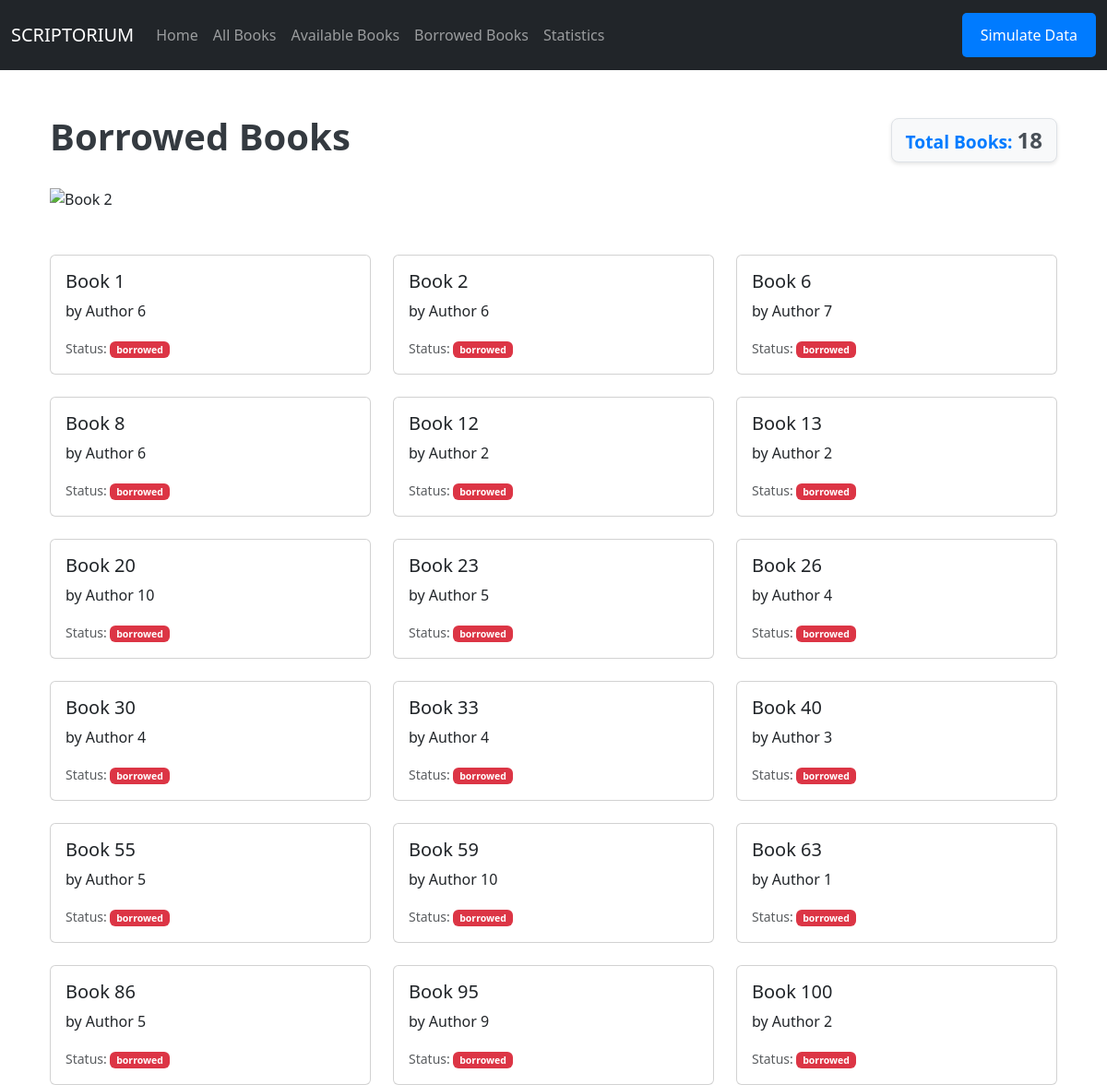
The page /books/borrowed on the database its author committed.
### app/models.py (models this page shows)
class Book(db.Model):
    id = db.Column(db.Integer, primary_key=True)
    title = db.Column(db.String(100), nullable=False)
    author = db.Column(db.String(100), nullable=False)
    published_date = db.Column(db.String(10), nullable=False)
    status = db.Column(db.String(10), default="available")
    pages = db.Column(db.Integer, nullable=False)
    goodread_rating = db.Column(db.Float, nullable=False)
    loans = db.relationship('Loan', back_populates='book')

### app/routes.py (the view)
@main.route('/books/borrowed')
def borrowed_books():
    books = Book.query.filter_by(status="borrowed").all()
    total_borrowed = len(books)
    return render_template('books.html', books=books, title="Borrowed Books", total=total_borrowed)

### app/templates/books.html (shortened to what this page needs)
{% extends 'base.html' %}
{% block content %}
<div class="container mt-5">
    <div class="d-flex justify-content-between align-items-center">
        <h1>{{ title if title else 'All Books' }}</h1>
        <div class="total-section">
            <span class="total-label">Total Books: </span>
            <span class="total-count">{{ total }}</span>
        </div>
    </div>
    <div id="bookCarousel" class="carousel slide mt-4" data-bs-ride="carousel">
        <div class="carousel-inner">
            <div class="carousel-item">
                <img src="{{ url_for('static', filename='img/book2.jpg') }}" class="d-block w-100" alt="Book 2">
            </div>
        </div>
        <a class="carousel-control-prev" href="#bookCarousel" role="button" data-bs-slide="prev">
            <span class="carousel-control-prev-icon" aria-hidden="true"></span>
        </a>
        <a class="carousel-control-next" href="#bookCarousel" role="button" data-bs-slide="next">
            <span class="carousel-control-next-icon" aria-hidden="true"></span>
        </a>
    </div>
    <div class="row row-cols-1 row-cols-md-3 g-4 mt-4">
        {% for book in books %}
        <div class="col">
            <div class="card h-100">
                <div class="card-body">
                    <h5 class="card-title">{{ book.title }}</h5>
                    <p class="card-text">by {{ book.author }}</p>
                    <p class="card-text">
                        <small class="text-muted">
                            Status:
                            <span class="badge {% if book.status == 'available' %}bg-success{% else %}bg-danger{% endif %}">
                                {{ book.status }}
                            </span>
                        </small>
                    </p>
                </div>
            </div>
        </div>
        {% endfor %}
    </div>
</div>
{% endblock %}

### app/static/css/styles.css (style rules this page uses)
h1 { font-size: 2.5rem; color: #343a40; font-weight: bold; }
.total-section { font-size: 1.2rem; font-weight: bold; color: #343a40; background-color: #f8f9fa; border: 1px solid #dee2e6; border-radius: 8px; padding: 5px 15px; box-shadow: 0 2px 4px rgba(0, 0, 0, 0.1); }
.total-label { color: #007bff; }
.total-count { font-size: 1.5rem; color: #495057; }

### rows shown on the page
Book: title "Book 1", author "Author 6", status "borrowed"
Book: title "Book 2", author "Author 6", status "borrowed"
Book: title "Book 6", author "Author 7", status "borrowed"
Book: title "Book 8", author "Author 6", status "borrowed"
Book: title "Book 12", author "Author 2", status "borrowed"
Book: title "Book 13", author "Author 2", status "borrowed"
Book: title "Book 20", author "Author 10", status "borrowed"
Book: title "Book 23", author "Author 5", status "borrowed"
Book: title "Book 26", author "Author 4", status "borrowed"
Book: title "Book 30", author "Author 4", status "borrowed"
Book: title "Book 33", author "Author 4", status "borrowed"
Book: title "Book 40", author "Author 3", status "borrowed"
Book: title "Book 55", author "Author 5", status "borrowed"
Book: title "Book 59", author "Author 10", status "borrowed"
Book: title "Book 63", author "Author 1", status "borrowed"
Book: title "Book 86", author "Author 5", status "borrowed"
Book: title "Book 95", author "Author 9", status "borrowed"
Book: title "Book 100", author "Author 2", status "borrowed"

### other values the page prints
{{ title if title else 'All Books' }} "Borrowed Books"
{{ total }} "18"
